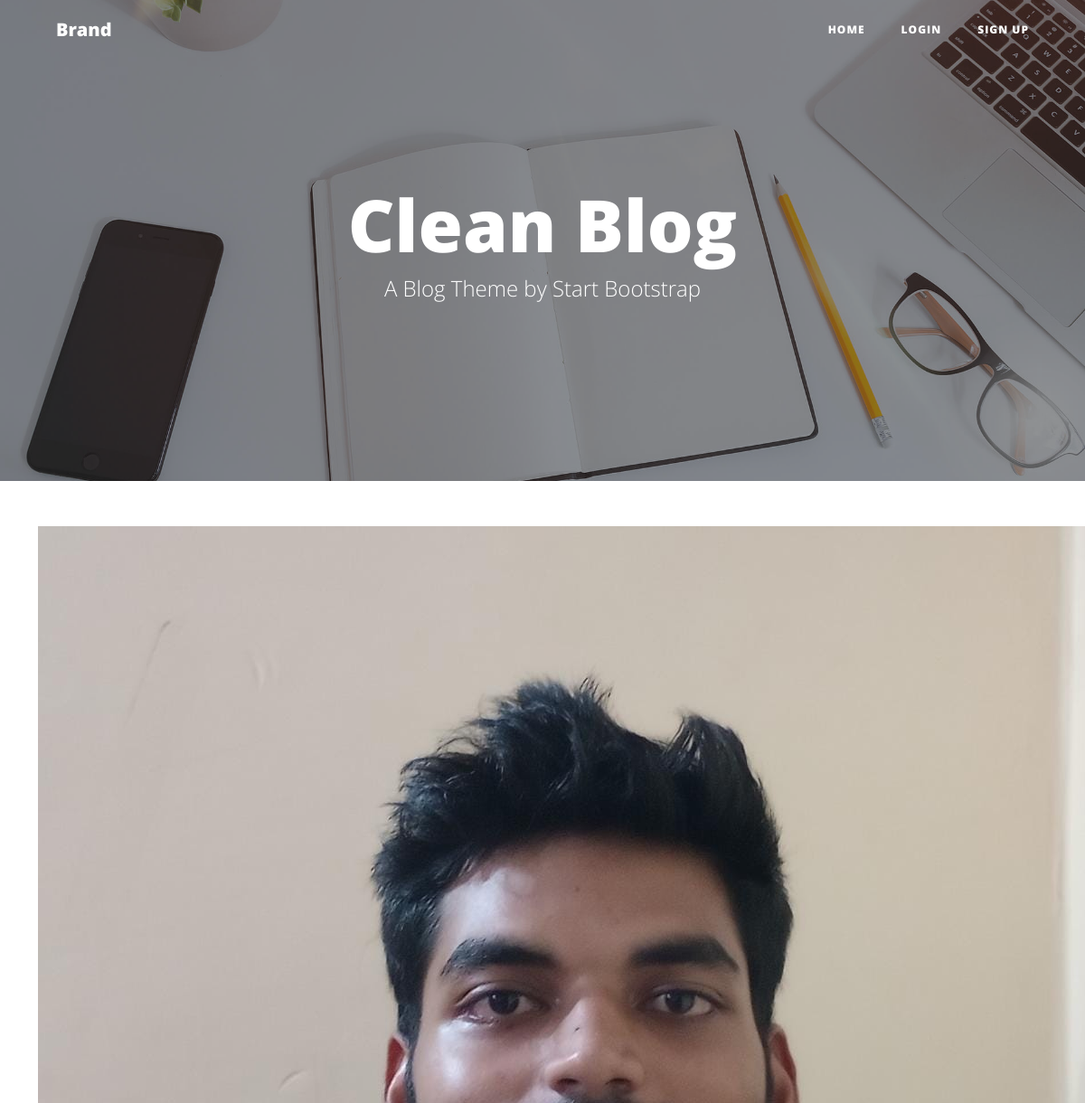
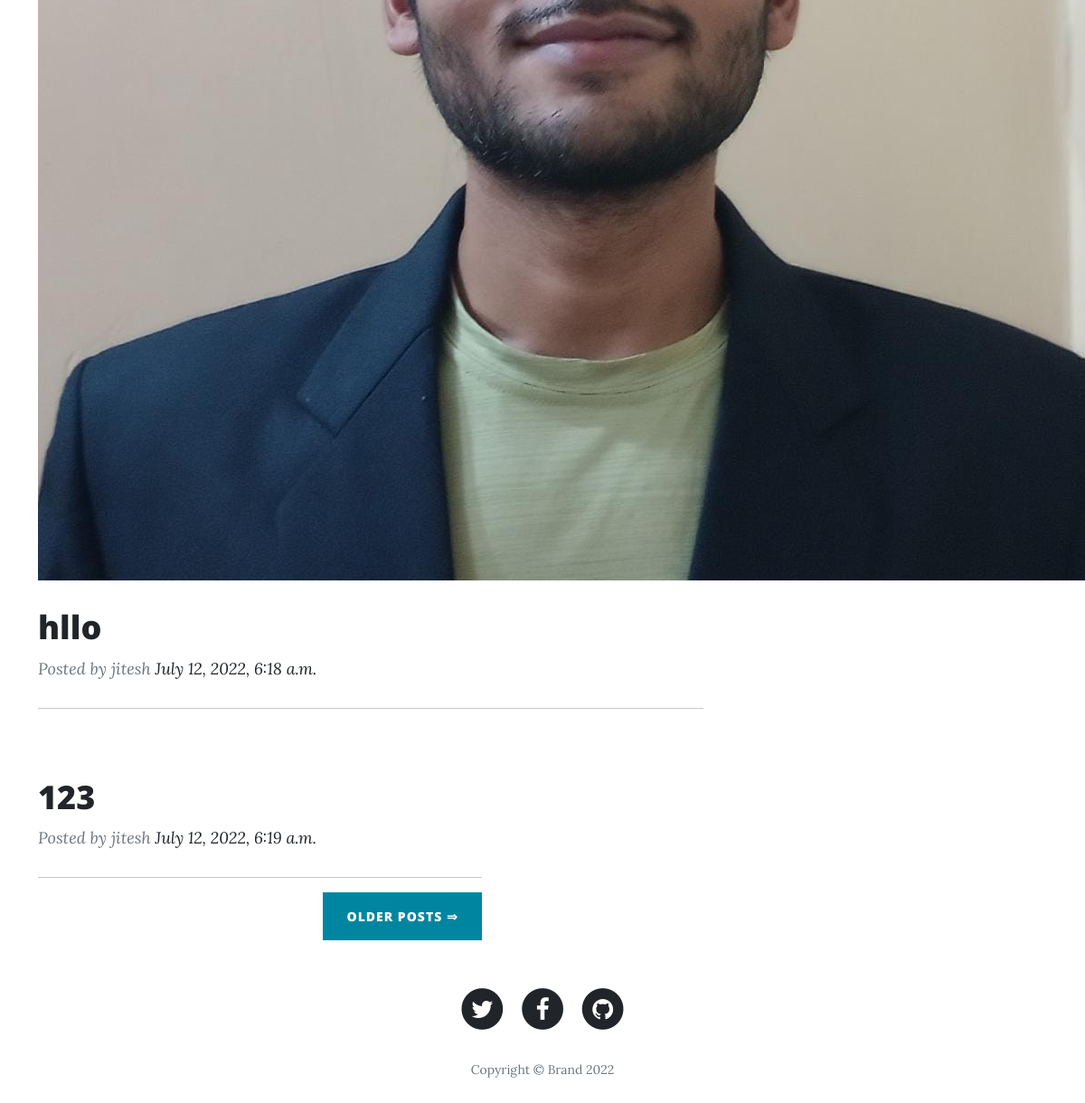
Before: / with the older database file (2 pictures, top to bottom).
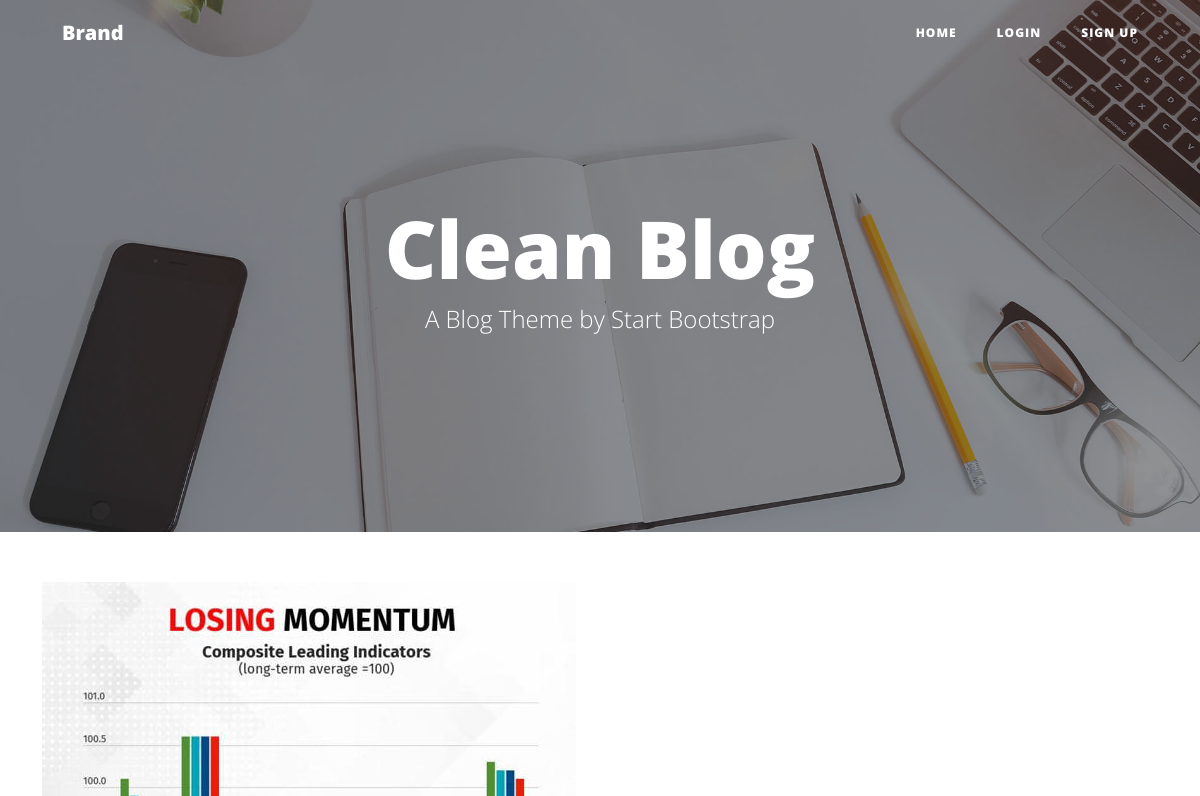
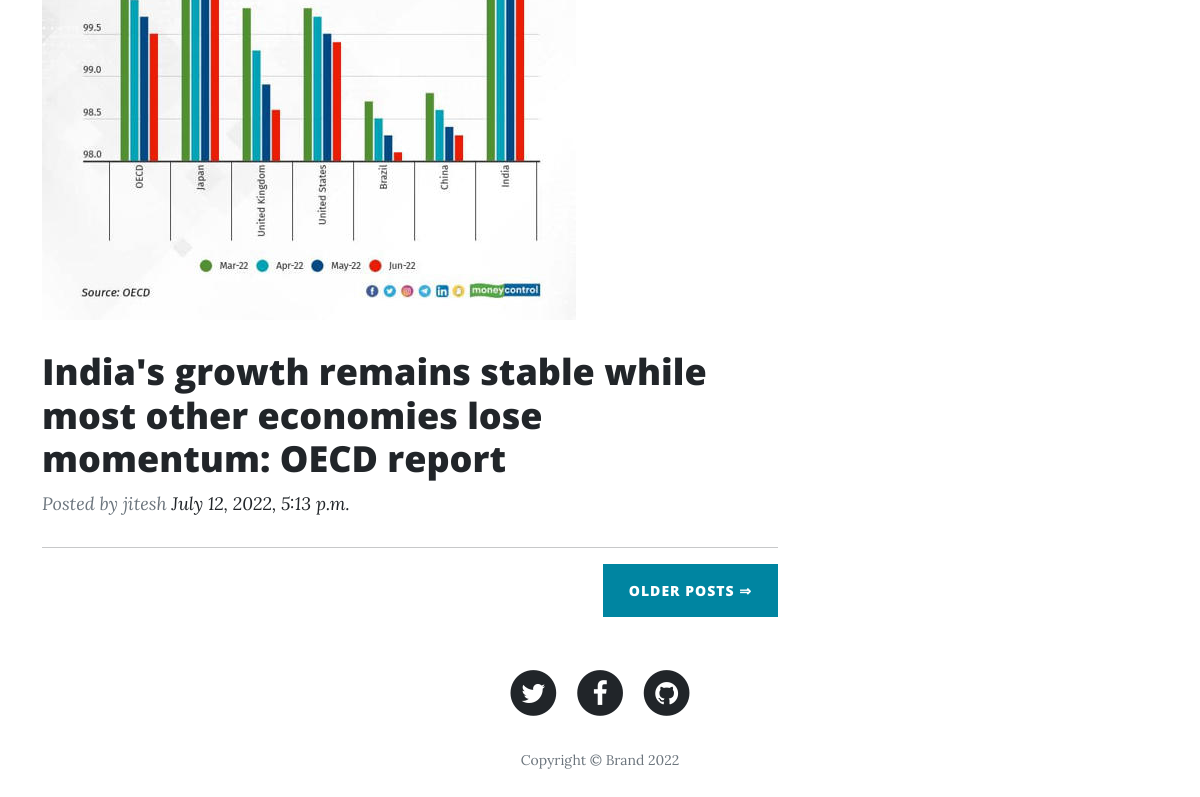
After: the same page with the newer database file (2 pictures, top to bottom).
### home/models.py (models this page shows, shortened)
class Blog(models.Model):
    title = models.CharField(max_length=200)
    content = models.TextField()
    user = models.ForeignKey(User, blank=True, null= True, on_delete=models.CASCADE)
    slug = models.SlugField(max_length=20, null=True, blank=True)
    image = models.ImageField(upload_to = 'blog')
    created_at = models.DateTimeField(auto_now_add=True)
    upload_to = models.DateTimeField(auto_now=True)

### home/views.py (the view)
# urls.py: 2. Add a URL to urlpatterns:  path('', views.home, name='home')
def home(request):
    context = {'blogs': Blog.objects.all()}
    return render(request, 'home.html', context)

### home/templates/home.html
{% extends 'main.html' %}
{% block content %}
<div class="container">
    <div class="row">
        {% for blog in blogs %}
        <div class="col-md-10 col-lg-8">
            <div class="post-preview">
                <a href="{% url 'blogdetail' blog.slug %}">
                    <img src="/media/{{blog.image}}" alt="">
                    <h2 class="post-title">{{blog.title}}</h2>
                </a>
                <p class="post-meta">Posted by {{blog.user.username}}&nbsp;<a href="#">{{blog.created_at}}</a></p>
            </div>
            <hr>
        {% endfor %}
            <div class="clearfix"><button class="btn btn-primary float-end" type="button">Older Posts&nbsp;⇒</button></div>
        </div>
    </div>
</div>
{% endblock %}

### home/templates/main.html (shortened to what this page needs)
<!DOCTYPE html>
<html>
<head>
    <link rel="stylesheet" href="/media/assets/bootstrap/css/bootstrap.min.css">
    <link rel="stylesheet" href="/media/assets/fonts/font-awesome.min.css">
</head>
<body>
    <nav class="navbar navbar-light navbar-expand-lg fixed-top" id="mainNav">
        <div class="container"><a class="navbar-brand" href="index.html">Brand</a>
            <div class="collapse navbar-collapse" id="navbarResponsive">
                <ul class="navbar-nav ms-auto">
                    <li class="nav-item"><a class="nav-link" href="{% url 'home' %}">Home</a></li>
                    {% if request.user.is_authenticated %}
                    <li class="nav-item"><a class="nav-link" href="{% url 'logout' %}">Logout</a></li>
                    <li class="nav-item"><a class="nav-link" href="{% url 'addblog' %}">Add Blog Post</a></li>
                    <li class="nav-item"><a class="nav-link" href="{% url 'userblogs' %}">Your Blog Post</a></li>
                    {% else %}
                    <li class="nav-item"><a class="nav-link" href="{% url 'login' %}">Login</a></li>
                    {% endif %}
                    <li class="nav-item"><a class="nav-link" href="{% url 'signup' %}">Sign Up</a></li>
                </ul>
            </div>
        </div>
    </nav>
    <header class="masthead" style="background-image:url('assets/img/home-bg.jpg');">
        <div class="overlay"></div>
        <div class="container">
            <div class="row">
                <div class="col-lf-4 col-lg-10 mx-auto position-relative">
                    <div class="site-heading">
                        <h1>Clean Blog</h1><span class="subheading">A Blog Theme by Start Bootstrap</span>
                    </div>
                </div>
            </div>
        </div>
    </header>
    {% block content %}
    {% endblock %}
    <footer>
        <div class="container">
            <div class="row">
                <div class="col-md-10 col-lg-8 mx-auto">
                    <ul class="list-inline text-center">
                        <li class="list-inline-item"><span class="fa-stack fa-lg"><i class="fa fa-circle fa-stack-2x"></i><i class="fa fa-twitter fa-stack-1x fa-inverse"></i></span></li>
                        <li class="list-inline-item"><span class="fa-stack fa-lg"><i class="fa fa-circle fa-stack-2x"></i><i class="fa fa-facebook fa-stack-1x fa-inverse"></i></span></li>
                        <li class="list-inline-item"><span class="fa-stack fa-lg"><i class="fa fa-circle fa-stack-2x"></i><i class="fa fa-github fa-stack-1x fa-inverse"></i></span></li>
                    </ul>
                    <p class="text-muted copyright">Copyright&nbsp;©&nbsp;Brand 2022</p>
                </div>
            </div>
        </div>
    </footer>
</body>
</html>

Changed rows visible on the page:
removed Blog: image (picture), title "hllo", user.username "jitesh", created_at "July 12, 2022, 6:18 a.m."
removed Blog: title "123", user.username "jitesh", created_at "July 12, 2022, 6:19 a.m."
added Blog: image (picture), title "India's growth remains stable while most other economies lose momentum: OECD report", user.username "jitesh", created_at "July 12, 2022, 5:13 p.m."
